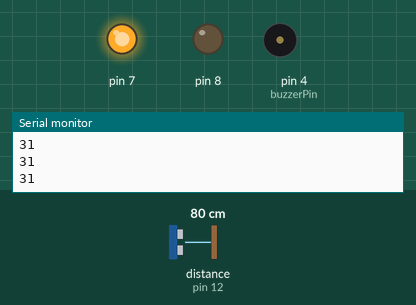
This sketch was run on a simulated Arduino Uno, built with avr-gcc and run on an emulated ATmega328P. On the bench: output pins drawn as LEDs (lit = HIGH), buzzer (waves = sounding, pin HIGH), the last lines printed to the serial monitor. The inputs (shaded band) are chosen by the test bench; at power-on: distance to the obstacle (sensor on pin 12) 80 cm. The echo pulse lasts 58.3 µs per cm; pins used as bus, display or sensor lines are not drawn.

Above: at 1.2 s.
1.3 s: distance to the obstacle (sensor on pin 12) set to 15 cm
2.8 s: distance to the obstacle (sensor on pin 12) set to 11 cm
At 4.0 s:
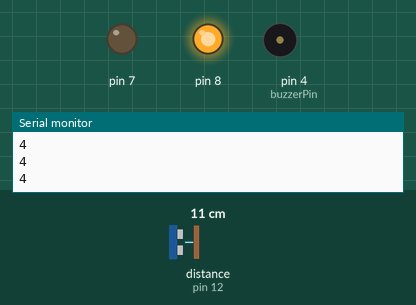
4.3 s: distance to the obstacle (sensor on pin 12) set to 14 cm
5.8 s: distance to the obstacle (sensor on pin 12) set to 17 cm
At 6.2 s:
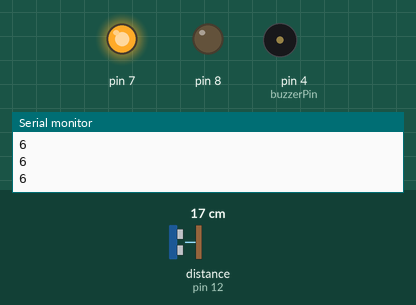
7.3 s: distance to the obstacle (sensor on pin 12) set to 2 cm
At 7.7 s:
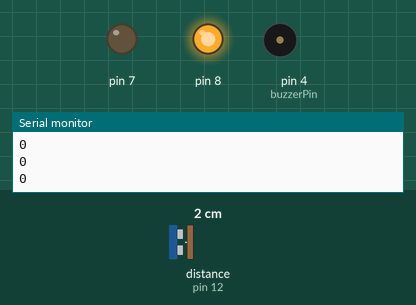
Timing chart, 0 to 9.8 s (numbered marks = the images above; inputs shaded):
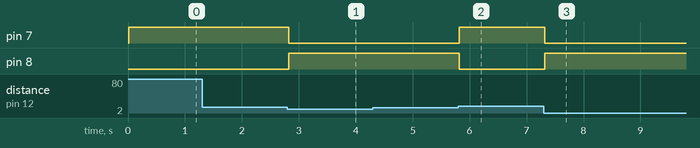

Measured:
- the behaviour switches between 13 and 12 cm on distance to the obstacle (sensor on pin 12) (found by bisection; images 0 and 1)
- the behaviour switches between 15 and 16 cm on distance to the obstacle (sensor on pin 12) (found by bisection; images 1 and 2)
- after the input at 2.8 s, pin 7: HIGH → LOW at once; pin 8: LOW → HIGH at once
- after the input at 5.8 s, pin 7: LOW → HIGH at once; pin 8: HIGH → LOW at once
- after the input at 7.3 s, pin 7: HIGH → LOW at once; pin 8: LOW → HIGH at once

The sketch:

sketch_mar15c.ino
```cpp
int buzzerPin = 4; // the alarm buzzer pin

int x = 0; // variable used for counting
void setup() {

Serial.begin(9600);
pinMode(11,OUTPUT);

pinMode(12,INPUT);
pinMode(7,OUTPUT);
pinMode(8,OUTPUT);

pinMode(buzzerPin, OUTPUT);


//pinMode activates the pin so the arduino can use it


}

void soundAlarm(int cnt) {
for (x=0 ; x<cnt; x++) { //This controls the number of times it sounds

tone(buzzerPin, 1000, 1000); // High tone (arduino pin, the tone, how long)

delay(1000); // delay for 1 second

tone(buzzerPin, 800, 1000); // Low tone (arduino pin, the tone, how long)

delay(1000); //delay for 1 second


}
}

void loop() { // This is the main program loop
  long duration, inches;

digitalWrite(11,LOW);

//digitalWrite gives the arduino a command. LOW means off, and HIGH means on

delayMicroseconds(2);

//delay makes the arduino wait before doing the next command

digitalWrite(11,HIGH);

delayMicroseconds(5);

digitalWrite(11,LOW);

duration = pulseIn(12,HIGH);

//this part is telling pin 11 to read the sensor

inches = duration / 74/ 2;

Serial.println(inches);

delay(10);

if(inches < 5){

digitalWrite(7,LOW);
digitalWrite(8,HIGH);

}

if(inches > 5){

digitalWrite(7,HIGH);
digitalWrite(8,LOW);


//soundAlarm(3); // Sound alarm (n) times


}}
```
